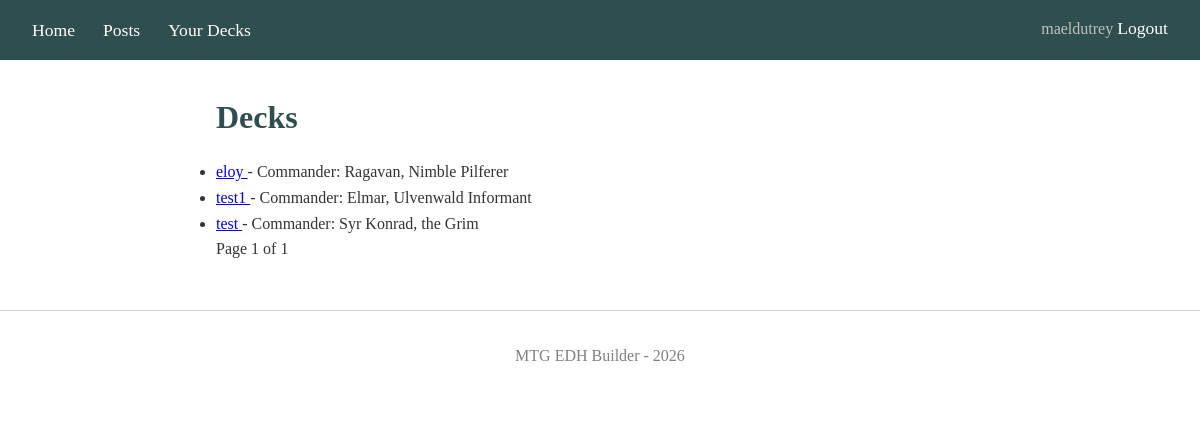
Screenshot of /decks/ (signed in) with the database file from the repository.
### blog/models.py (models this page shows, shortened)
class Deck(models.Model):
    name = models.CharField(max_length=200)
    description = models.TextField(blank=True)
    created_at = models.DateTimeField(auto_now_add=True)
    updated_at = models.DateTimeField(auto_now=True)
    author = models.ForeignKey(User, on_delete=models.CASCADE)
    is_public = models.BooleanField(default=True)
    commander = models.ForeignKey(
        Card, on_delete=models.PROTECT,
        related_name='commander', help_text="First commander")
    partner_commander = models.ForeignKey(
        Card,
        on_delete=models.SET_NULL,
        null=True, blank=True,
        related_name='commander_partner',
        help_text="Second commander if both have partner"
    )
    card_count = models.PositiveSmallIntegerField(default=0)
    avg_cmc = models.DecimalField(max_digits=4, decimal_places=2, default=0)
    class Meta:
        ordering = ['-updated_at']
        verbose_name = 'Deck'
        verbose_name_plural = 'Decks'
        constraints = [
            models.UniqueConstraint(
                fields=['author', 'name'],
                name = 'unique_deck_name_per_user'
            )
        ]

class Card(models.Model):
    scryfall_id = models.UUIDField(unique=True)
    oracle_id = models.UUIDField()
    name = models.CharField(max_length=200) # name of the card
    type_line = models.CharField(max_length=200, default='')
    set_code = models.CharField(max_length=10)
    collector_number = models.CharField(max_length=20)
    cmc = models.IntegerField(default=0) # Converted mana cost of the card, used for calculate the average cmc of a deck
    color_identity = models.CharField(max_length=10, default='') # Sorted letters from {W,U,B,R,G}; empty = colorless
    image_url = models.URLField() # default image size
    image_large_url = models.URLField(default='') # larger image for hover
    def __str__(self):
        return self.name

### blog/views.py (the view)
# urls.py: path("decks/", views.DeckListView.as_view(), name="decks"),
class DeckListView(DeckAccessMixin, ListView):
    model = Deck
    template_name = "blog/deck_list.html"
    context_object_name = "decks"
    paginate_by = 5

### blog/views.py (called while the page is built)
    def get_queryset(self):
        user = self.request.user
        if user.is_authenticated:
            return Deck.objects.filter(Q(author=user) | Q(is_public=True))
        return Deck.objects.filter(is_public=True)

### templates/blog/deck_list.html (shortened to what this page needs)
{% extends "base.html" %}
{% block content %}
<h1>Decks</h1>
<ul>
{% for deck in decks %}
    <li>
        <a href="{% url 'blog:deck_detail' deck.id %}">
            {{ deck.name }}
        </a>
        - Commander: {{ deck.commander }}
    </li>
{% endfor %}
</ul>
<div>
<span>
    Page {{ page_obj.number }} of {{ page_obj.paginator.num_pages }}
</span>
</div>
{% endblock %}

### templates/base.html (shortened to what this page needs)
{% load static %}
<!DOCTYPE html>
<html lang="en">
<head>
    {% load static %}
    <link rel="stylesheet" href="{% static 'blog/main.css' %}">
</head>
<body>
    <nav>
    <a href="{% url 'blog:home' %}">Home</a>
    <a href="{% url 'blog:decks' %}">Posts</a>
    <a href="{% url 'blog:your_decks' %}">Your Decks</a>
    <span class="nav-right">
        {% if user.is_authenticated %}
            <span class="nav-user" id="logged-user-name">{{ user.username }}</span>
            <form method="post" action="{% url 'logout' %}" class="inline-form">
                <button type="submit" class="logout-btn" id="logout-btn">Logout</button>
            </form>
        {% else %}
            <a id="login-btn" href="{% url 'login' %}">Login</a>
            <a id="signup-btn" href="{% url 'signup' %}">Sign Up</a>
        {% endif %}
    </span>
    </nav>
    <div class="container">
        {% block content %}{% endblock %}
    </div>
    <footer>
        <p>MTG EDH Builder - 2026</p>
    </footer>
</body>
</html>

### blog/static/blog/main.css (style rules this page uses)
:root { --midnight-violet: #242038; --slate-blue: #725ac1; --soft-periwinkle: #8d86c9; --pale-slate: #cac4ce; --linen: #f7ece1; }
* { margin: 0; padding: 0; box-sizing: border-box; }
body { font-family: Georgia, serif; line-height: 1.6; color: #333; }
nav { background: darkslategray; padding: 1rem 2rem; }
nav a { color: white; text-decoration: none; margin-right: 1.5rem; font-size: 1.1rem; }
.container { max-width: 800px; margin: 2rem auto; padding: 0 1rem; }
h1, h2, h3 { margin-bottom: 1rem; color: darkslategray; }
footer { text-align: center; padding: 2rem; color: gray; margin-top: 3rem; border-top: 1px solid lightgray; }
.nav-right { float: right; }
.nav-user { color: silver; }
.logout-btn { background: none; border: none; color: white; cursor: pointer; font-size: 1.1rem; font-family: Georgia, serif; }
.inline-form { display: inline; }

### rows the page displays
Deck: name "eloy", commander "Ragavan, Nimble Pilferer"
Deck: name "test1", commander "Elmar, Ulvenwald Informant"
Deck: name "test", commander "Syr Konrad, the Grim"

### other values shown
{{ user.username }} "maeldutrey"
{{ page_obj.number }} "1"
{{ page_obj.paginator.num_pages }} "1"
